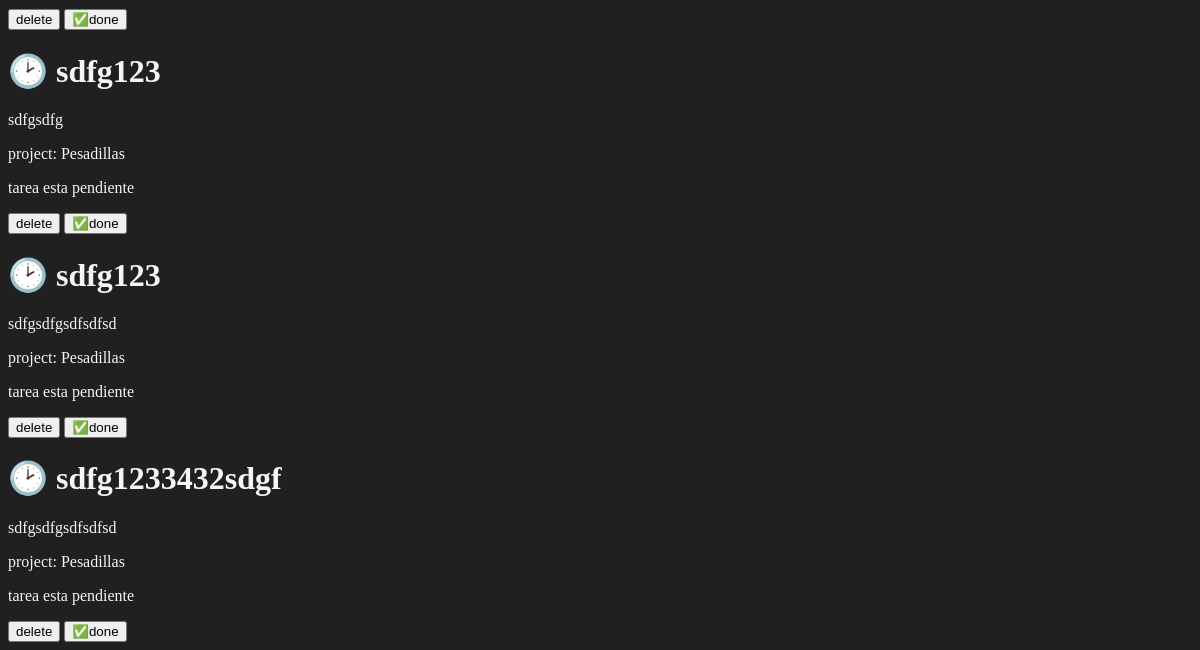
/tasks/ (lower part), run on an earlier commit of the app's database.
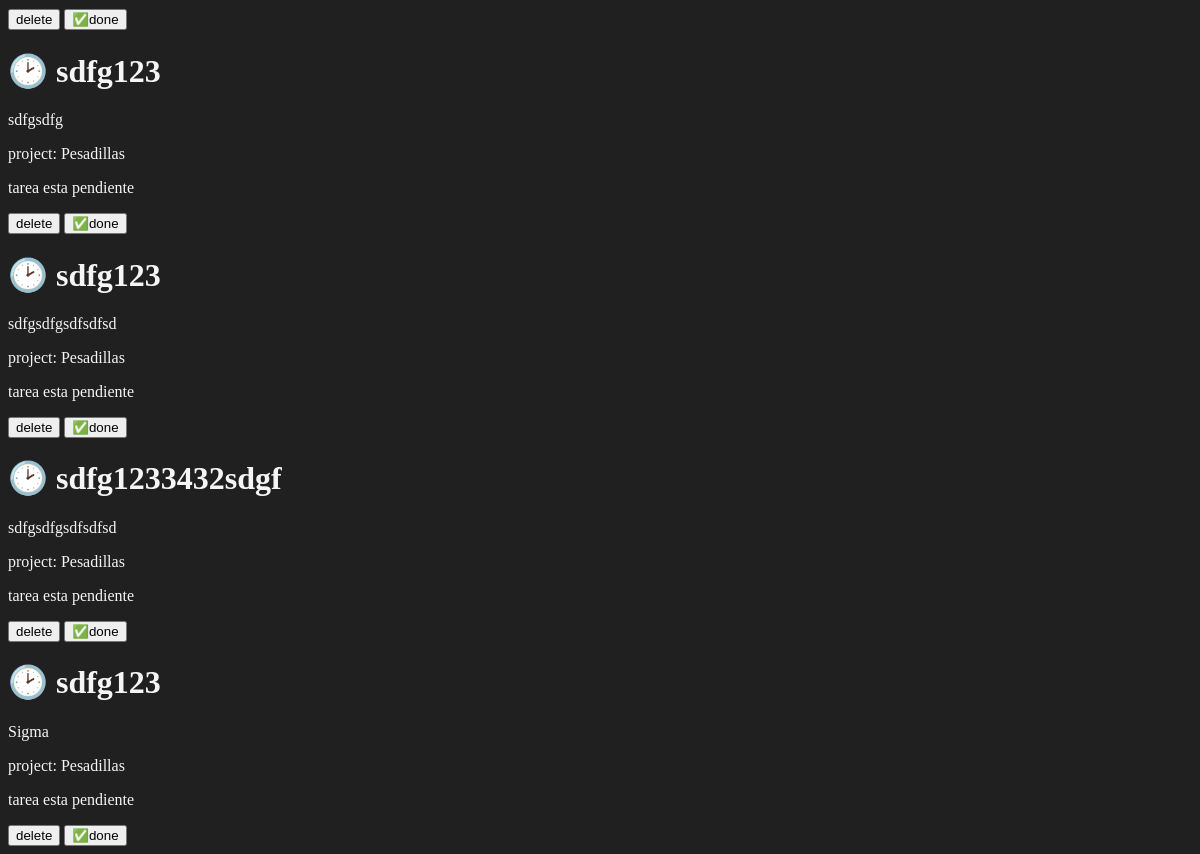
And on a later commit of the database.
### myapp/models.py (models this page shows, shortened)
class Task(models.Model):
    tittle = models.CharField(max_length=100)
    description = models.TextField()
    project = models.ForeignKey(Project, on_delete=models.CASCADE)
    done = models.BooleanField(default=False)

class Project(models.Model):
    name = models.CharField(max_length=100)
    def __str__(self) -> str:
        return self.name

### myapp/views.py (the view)
# urls.py: path('tasks/', views.Tasks, name='tasks'),
def Tasks(request):
    tasks = Task.objects.all()
    return render(request, 'tasks/tasks.html', {
        'tasks': tasks
    })

### myapp/templates/tasks/tasks.html (shortened to what this page needs)
    {% extends 'layouts/base.html' %}
    {% block content %}
    {% for task in tasks %}
    <div>
        <h1>{% if task.done == False %}🕑{% else %}✅{% endif %}    {{task.tittle}}</h1>
        <p>{{task.description}}</p>
        <p>project: {{task.project}}</p>
        {% if task.done == False %}
        <p>tarea esta pendiente</p>
        {% else %}
        <p>tarea realizada</p>
        {% endif %}
        <button>delete</button>
        <button>✅done</button>
    </div>
    {% endfor %}
    {% endblock %}

### myapp/templates/layouts/base.html (shortened to what this page needs)
{% load static %}
<!DOCTYPE html>
<html lang="en">
<head>
    <link rel="stylesheet" href="{% static '/styles/main.css' %}">
</head>
<body>
    {% block content %}
    {% endblock %}
</body>
</html>

### myapp/static/styles/main.css (style rules this page uses)
body { background: #202020; color: whitesmoke; }

What changed in the data, as far as the page shows it:
added Task: tittle "sdfg123", description "Sigma", project "Pesadillas", done "tarea esta pendiente"
